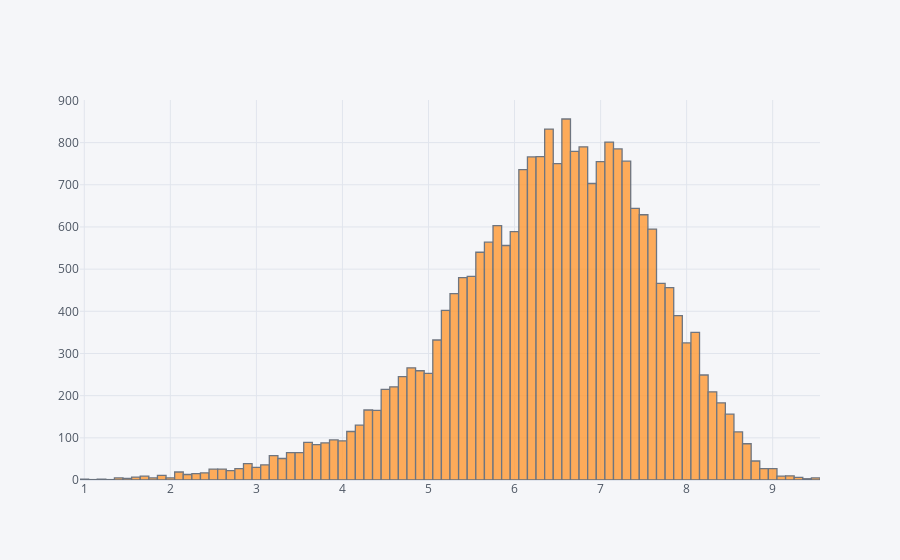

Notebook cell for this chart:
### Code cell
plt.figure(figsize=(20,8))
df['rating'].iplot(kind='hist')
plt.show()

### Figure 1 — Plotly figure (JSON) as saved in the notebook; plotly's stock layout.template omitted (floating-point values rounded to 4 significant figures; data arrays with more than 128 entries replaced by an {"elided": "..."} marker saying what was removed)
{"data": [{"histfunc": "count", "histnorm": "", "marker": {"color": "rgba(255, 153, 51, 1.0)", "line": {"color": "#4D5663", "width": 1.3}}, "name": "rating", "opacity": 0.8, "orientation": "v", "type": "histogram", "x": {"elided": "23096 float values"}}], "layout": {"barmode": "overlay", "legend": {"bgcolor": "#F5F6F9", "font": {"color": "#4D5663"}}, "paper_bgcolor": "#F5F6F9", "plot_bgcolor": "#F5F6F9", "title": {"font": {"color": "#4D5663"}}, "xaxis": {"gridcolor": "#E1E5ED", "showgrid": true, "tickfont": {"color": "#4D5663"}, "title": {"font": {"color": "#4D5663"}, "text": ""}, "zerolinecolor": "#E1E5ED"}, "yaxis": {"gridcolor": "#E1E5ED", "showgrid": true, "tickfont": {"color": "#4D5663"}, "title": {"font": {"color": "#4D5663"}, "text": ""}, "zerolinecolor": "#E1E5ED"}}}
